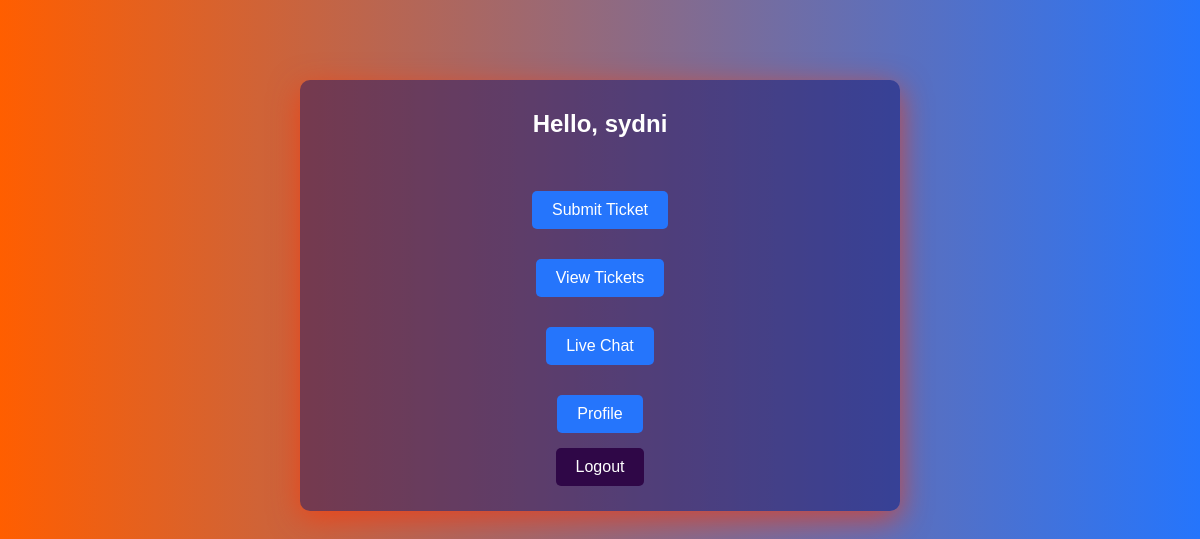
/normal_dashboard/ (signed in), run on an earlier commit of the app's database.
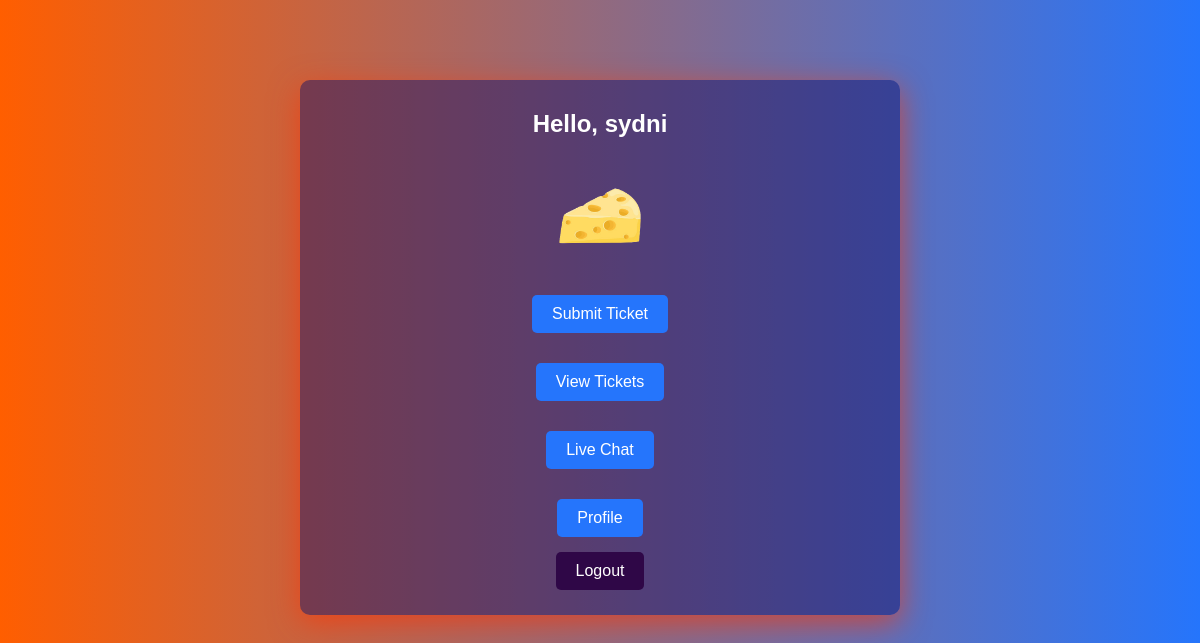
And on a later commit of the database.
### myapp/models.py (models this page shows, shortened)
class CustomUser(AbstractUser):
    email = models.EmailField(unique=True)
    USER_TYPE_CHOICES = (
        ('admin', 'Admin'),
        ('employee', 'Employee'),
        ('normal', 'Normal User'),
    )
    user_type = models.CharField(max_length=10, choices=USER_TYPE_CHOICES, default='normal')
    profile_picture = models.ImageField(upload_to='profile_pictures/', null=True, blank=True)

### myapp/views.py (the view)
# urls.py: path('normal_dashboard/', views.normal_dashboard, name='normal_dashboard'),
@login_required
def normal_dashboard(request):
    if request.user.user_type != 'normal':
        logout(request)
        return redirect('login')
    return render(request, 'normal_dashboard.html', {'username': request.user.username})

### myapp/templates/normal_dashboard.html (shortened to what this page needs)
<!DOCTYPE html>
<html lang="en">
<head>
   {% load static %}
   <link rel="stylesheet" href="{% static 'styles.css' %}">
</head>
<body>
   <div class="container">
       <h2> Hello, {{ username }}</h2>
       <br>
       <div>
        {% if user.profile_picture %}
            <img src="{{ user.profile_picture.url }}" alt="Profile Picture" width="100">
        {% endif %}
        </div>
       <div class="button-container">
           <button onclick="window.location.href='{% url 'ticket_request' %}'">Submit Ticket</button>
       </div>
       <div class="button-container">
           <button onclick="window.location.href='{% url 'view_tickets' %}'">View Tickets</button>
       </div>
       <div class="button-container">
           <button onclick="window.location.href='{% url 'live_chat' %}'">Live Chat</button>
       </div>
       <div class="button-container">
           <button onclick="window.location.href='{% url 'profile' %}'">Profile</button>
       </div>
       <button class="logout-button" onclick="window.location.href='{% url 'logout' %}'">Logout</button>
   </div>
</body>
</html>

### myapp/static/styles.css (style rules this page uses)
body, html { height: 100%; margin: 0; padding: 0; font-family: 'Arial', sans-serif; background: linear-gradient(to right, rgb(255, 94, 0), #2575fc); color: white; overflow: hidden; }
.container { max-height: 80vh; overflow-y: auto; width: 100%; max-width: 600px; padding: 20px; background: rgba(5, 3, 100, 0.429); border-radius: 10px; box-sizing: border-box; box-shadow: 0 8px 30px rgba(255, 51, 0, 0.657); text-align: center; margin: 80px auto 0 auto; }
button, .button-submit { border: none; padding: 10px 20px; border-radius: 5px; background: #2575fc; color: white; font-size: 1rem; cursor: pointer; transition: background 0.3s ease; margin: 5px 0; }
.button-container { display: flex; justify-content: space-around; margin-top: 20px; }
h1, h2 { margin: 10px 0; font-size: 1.5rem; }
.back-button, .logout-button { margin-top: 10px; padding: 10px 20px; background-color: #2f0747; border: none; border-radius: 5px; color: white; cursor: pointer; }

What changed in the data, as far as the page shows it:
changed CustomUser "sydni": profile_picture: picture added
